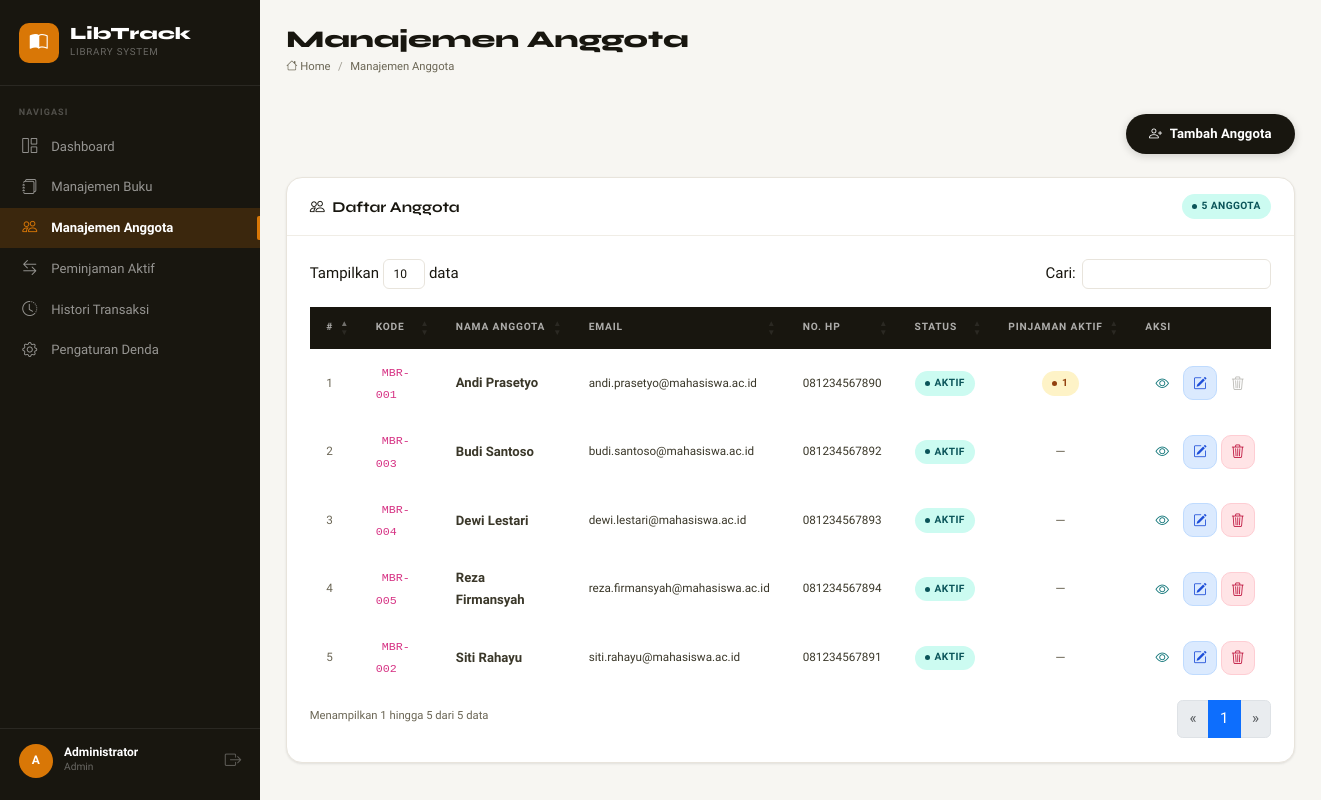
The app's page /views/members/index.php (signed in) with its own data.
### tables this page shows
CREATE TABLE IF NOT EXISTS members (
    id          INT UNSIGNED  NOT NULL AUTO_INCREMENT,
    name        VARCHAR(150)  NOT NULL,
    email       VARCHAR(255)  NOT NULL,
    phone       VARCHAR(20)   DEFAULT NULL,
    address     TEXT          DEFAULT NULL,
    member_code VARCHAR(20)   NOT NULL UNIQUE,
    is_active   TINYINT(1)    NOT NULL DEFAULT 1,
    created_at  TIMESTAMP     NOT NULL DEFAULT CURRENT_TIMESTAMP,
    updated_at  TIMESTAMP     NOT NULL DEFAULT CURRENT_TIMESTAMP ON UPDATE CURRENT_TIMESTAMP,
    PRIMARY KEY (id),
    INDEX idx_is_active (is_active)
);

### includes/helpers.php (called while the page is built, shortened)
<?php
function csrfToken(): string
{
    return $_SESSION['csrf_token'];
}
function e(mixed $value): string
{
    return htmlspecialchars((string)$value, ENT_QUOTES | ENT_HTML5, 'UTF-8');
}

### views/members/index.php (the view, shortened to what this page needs)
<?php
require_once __DIR__ . '/../../includes/helpers.php';
$pdo = getDB();
$members = $pdo->query("
    SELECT m.id, m.name, m.member_code, m.email, m.phone, m.is_active,
           COUNT(CASE WHEN t.status='Dipinjam' THEN 1 END) AS active_borrows
    FROM members m
    LEFT JOIN transactions t ON t.member_id = m.id
    GROUP BY m.id
    ORDER BY m.name ASC
")->fetchAll();
?>
<div class="lt-page-header mb-4">
    <a href="/libtrack/views/members/create.php" class="btn-lt-primary">
        <i class="bi bi-person-plus"></i> Tambah Anggota
    </a>
</div>
<div class="lt-card">
    <div class="lt-card-header">
        <h2 class="lt-card-title"><i class="bi bi-people me-2"></i>Daftar Anggota</h2>
        <span class="lt-badge lt-badge--available"><?= count($members) ?> anggota</span>
    </div>
    <div class="lt-card-body">
        <?php if (empty($members)): ?>
        <div class="lt-empty-state">
            <div class="lt-empty-icon"><i class="bi bi-person-x"></i></div>
            <p>Belum ada anggota terdaftar.</p>
            <a href="/libtrack/views/members/create.php" class="btn-lt-primary">
                <i class="bi bi-person-plus me-1"></i> Daftarkan Anggota
            </a>
        </div>
        <?php else: ?>
        <div class="table-responsive">
        <table class="lt-table lt-datatable w-100" id="membersTable">
            <thead>
                <tr>
                    <th>#</th>
                    <th>Kode</th>
                    <th>Nama Anggota</th>
                    <th>Email</th>
                    <th>No. HP</th>
                    <th>Status</th>
                    <th>Pinjaman Aktif</th>
                    <th>Aksi</th>
                </tr>
            </thead>
            <tbody>
            <?php foreach ($members as $i => $m): ?>
            <tr>
                <td class="lt-text-muted lt-text-small"><?= $i + 1 ?></td>
                <td>
                    <code class="lt-text-small" style="background:var(--lt-border);padding:.15rem .4rem;border-radius:4px">
                        <?= e($m['member_code']) ?>
                    </code>
                </td>
                <td class="lt-fw-medium"><?= e($m['name']) ?></td>
                <td class="lt-text-small"><?= $m['email'] ? e($m['email']) : '—' ?></td>
                <td class="lt-text-small"><?= $m['phone'] ? e($m['phone']) : '—' ?></td>
                <td>
                    <?php if ($m['is_active']): ?>
                    <span class="lt-badge lt-badge--available">Aktif</span>
                    <?php else: ?>
                    <span class="lt-badge lt-badge--overdue">Nonaktif</span>
                    <?php endif; ?>
                </td>
                <td class="text-center">
                    <?php if ($m['active_borrows'] > 0): ?>
                    <span class="lt-badge lt-badge--borrowed"><?= (int)$m['active_borrows'] ?></span>
                    <?php else: ?>
                    <span class="lt-text-muted">—</span>
                    <?php endif; ?>
                </td>
                <td>
                    <div class="d-flex gap-1">
                        <a href="/libtrack/views/members/detail.php?id=<?= $m['id'] ?>"
                           class="btn-lt-action" style="color:var(--teal)"
                           data-bs-toggle="tooltip" title="Lihat Detail">
                            <i class="bi bi-eye"></i>
                        </a>
                        <a href="/libtrack/views/members/edit.php?id=<?= $m['id'] ?>"
                           class="btn-lt-action btn-lt-edit"
                           data-bs-toggle="tooltip" title="Edit">
                            <i class="bi bi-pencil-square"></i>
                        </a>
                        <?php if ((int)$m['active_borrows'] === 0): ?>
                        <a href="/libtrack/views/members/delete.php?id=<?= $m['id'] ?>&csrf_token=<?= csrfToken() ?>"
                           class="btn-lt-action btn-lt-delete btn-confirm-delete"
                           data-name="<?= e($m['name']) ?>"
                           data-bs-toggle="tooltip" title="Hapus">
                            <i class="bi bi-trash3"></i>
                        </a>
                        <?php else: ?>
                        <span class="btn-lt-action" style="opacity:.35;cursor:not-allowed"
                              data-bs-toggle="tooltip" title="Tidak bisa dihapus — masih ada pinjaman aktif">
                            <i class="bi bi-trash3"></i>
                        </span>
                        <?php endif; ?>
                    </div>
                </td>
            </tr>
            <?php endforeach; ?>
            </tbody>
        </table>
        </div>
        <?php endif; ?>
    </div>
</div>
<?php
$content = ob_get_clean();
require_once __DIR__ . '/../../includes/header.php';
require_once __DIR__ . '/../../includes/sidebar.php';
echo $content;
require_once __DIR__ . '/../../includes/footer.php';

### assets/css/app.css (style rules this page uses)
:root { --bg: #F7F6F2; --surface: #FFFFFF; --surface-2: #FAFAF7; --border: #E8E4DC; --border-light: #F0EDE6; --ink: #18160F; --ink-2: #3A3729; --ink-3: #6B6655; --ink-4: #A09D92; --amber: #D97706; --amber-l: #FEF3C7; --amber-d: #92400E; --teal: #0D7377; --teal-l: #CCFBF1; --teal-d: #0A5459; --crimson: #BE123C; --crimson-l: #FFE4E6; --crimson-d: #881337; --blue: #1D4ED8; --blue-l: #DBEAFE; --blue-d: #1E3A8A; --violet: #6D28D9; --violet-l: #EDE9FE; --sidebar-w: 260px; --topbar-h: 56px; --r-sm: 6px; --r: 10px; --r-lg: 16px; --r-xl: 24px; --sh-sm: 0 1px 3px rgba(24,22,15,.06), 0 1px 2px rgba(24,22,15,.04); --sh: 0 4px 16px rgba(24,22,15,.08), 0 2px 6px rgba(24,22,15,.04); --sh-lg: 0 12px 40px rgba(24,22,15,.12), 0 4px 12px rgba(24,22,15,.06); --trans: 180ms cubic-bezier(.4,0,.2,1); }
*, *::before, *::after { box-sizing: border-box; }
html { font-size: 15px; }
body { font-family: 'Plus Jakarta Sans', sans-serif; background: var(--bg); color: var(--ink); line-height: 1.65; -webkit-font-smoothing: antialiased; margin: 0; }
h1,h2,h3,h4,h5,h6 { font-family: 'Syne', sans-serif; color: var(--ink); line-height: 1.2; }
a { color: var(--teal); text-decoration: none; transition: color var(--trans); }
.lt-page-header { display: flex; align-items: flex-start; justify-content: space-between; flex-wrap: wrap; gap: 1rem; margin-bottom: 1.5rem; }
.lt-card { background: var(--surface); border: 1px solid var(--border); border-radius: var(--r-lg); box-shadow: var(--sh-sm); overflow: hidden; transition: box-shadow var(--trans); }
.lt-card-header { padding: 1.1rem 1.5rem; border-bottom: 1px solid var(--border-light); display: flex; align-items: center; justify-content: space-between; gap: 1rem; }
.lt-card-title { font-family: 'Syne', sans-serif; font-size: 1rem; font-weight: 700; margin: 0; color: var(--ink); }
.lt-card-body { padding: 1.5rem; }
.btn-lt-primary { display: inline-flex; align-items: center; gap: .5rem; padding: .6rem 1.4rem; border-radius: 999px; font-size: .875rem; font-weight: 600; background: var(--ink); color: #fff; border: 2px solid transparent; cursor: pointer; transition: all var(--trans); text-decoration: none; white-space: nowrap; line-height: 1.4; box-shadow: 0 2px 8px rgba(24,22,15,.18); letter-spacing: .01em; }
.btn-lt-action { width: 34px; height: 34px; border-radius: 10px; display: inline-flex; align-items: center; justify-content: center; font-size: .9rem; border: 1.5px solid transparent; transition: all 160ms cubic-bezier(.4,0,.2,1); text-decoration: none; cursor: pointer; background: none; }
.btn-lt-edit { background: var(--blue-l); color: var(--blue); border-color: #BFDBFE; }
.btn-lt-delete { background: var(--crimson-l); color: var(--crimson); border-color: #FECDD3; }
.lt-badge { display: inline-flex; align-items: center; gap: .3rem; padding: .25rem .7rem; border-radius: 999px; font-size: .68rem; font-weight: 700; letter-spacing: .04em; text-transform: uppercase; white-space: nowrap; }
.lt-badge::before { content: ''; width: 5px; height: 5px; border-radius: 50%; background: currentColor; flex-shrink: 0; }
.lt-badge--available { background: var(--teal-l); color: var(--teal-d); }
.lt-badge--borrowed { background: var(--amber-l); color: var(--amber-d); }
.lt-text-small { font-size: .78rem; }
.lt-text-muted { color: var(--ink-3) !important; }
.lt-fw-medium { font-weight: 600; }
.lt-table { width: 100%; border-collapse: collapse; background: var(--surface); font-size: .875rem; }
.lt-table thead tr { background: var(--ink); }
.lt-table thead th { color: rgba(255,255,255,.65); font-size: .68rem; font-weight: 700; letter-spacing: .08em; text-transform: uppercase; padding: .85rem 1.1rem; border: none; white-space: nowrap; }
.lt-table tbody tr { border-bottom: 1px solid var(--border-light); transition: background var(--trans); }
.lt-table tbody tr:last-child { border-bottom: none; }
.lt-table tbody td { padding: .8rem 1.1rem; color: var(--ink-2); vertical-align: middle; }

### records on screen
members: member_code "MBR-001", name "Andi Prasetyo", email "andi.prasetyo@mahasiswa.ac.id", phone "081234567890", is_active "AKTIF", active_borrows "1"
members: member_code "MBR-003", name "Budi Santoso", email "budi.santoso@mahasiswa.ac.id", phone "081234567892", is_active "AKTIF"
members: member_code "MBR-004", name "Dewi Lestari", email "dewi.lestari@mahasiswa.ac.id", phone "081234567893", is_active "AKTIF"
members: member_code "MBR-005", name "Reza Firmansyah", email "reza.firmansyah@mahasiswa.ac.id", phone "081234567894", is_active "AKTIF"
members: member_code "MBR-002", name "Siti Rahayu", email "siti.rahayu@mahasiswa.ac.id", phone "081234567891", is_active "AKTIF"

### other values on screen
$item['label'] "Dashboard"
$item['label'] "Manajemen Buku"
$item['label'] "Manajemen Anggota"
$item['label'] "Peminjaman Aktif"
$item['label'] "Histori Transaksi"
$item['label'] "Pengaturan Denda"
substr($_SESSION['username'] ?? 'A', 0, 1) "A"
$_SESSION['full_name'] "Administrator"
$_SESSION['role'] "Admin"
$pageTitle "Manajemen Anggota"
count($members) "5"
